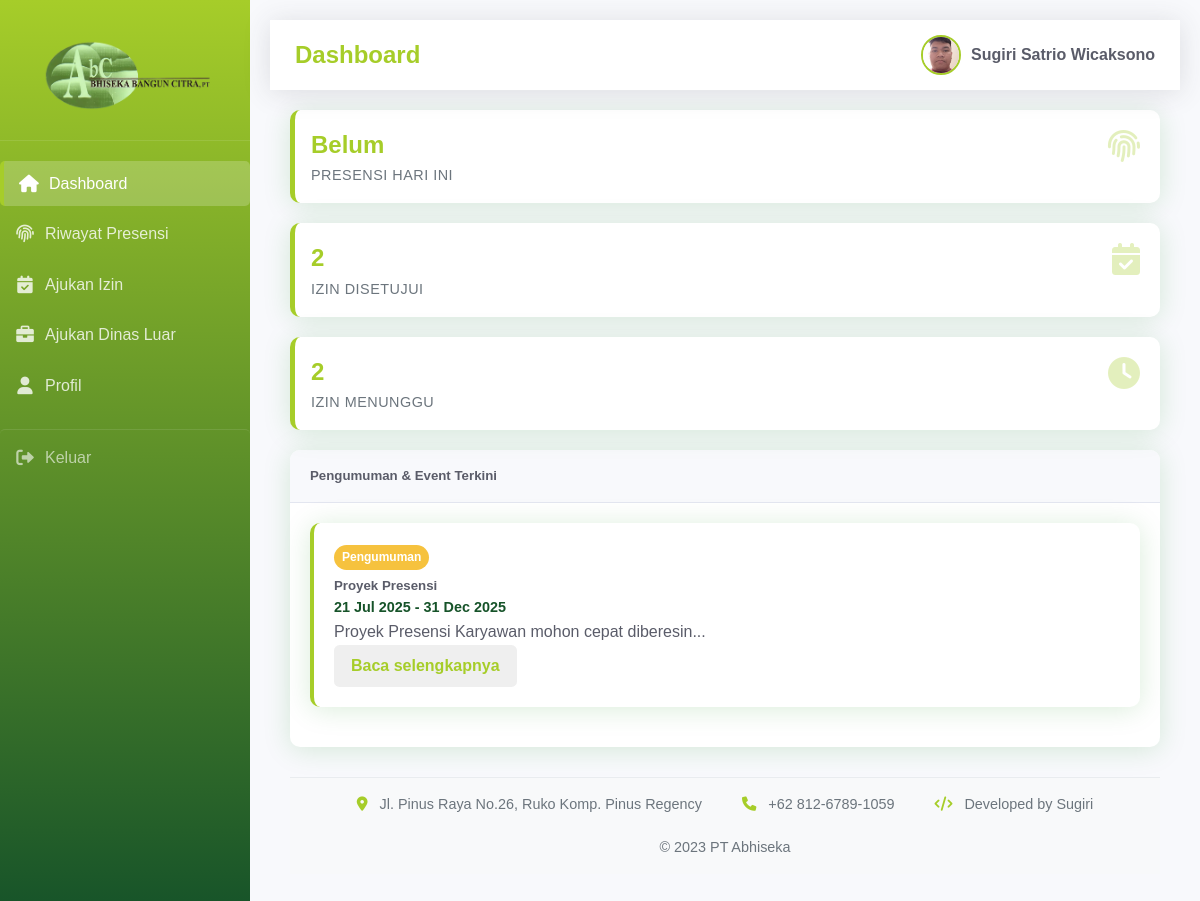
/frontend/dashboard.php (signed in), run on the app's committed database.
### tables this page shows
CREATE TABLE `pengguna` (
  `id_user` varchar(20) NOT NULL,
  `username` varchar(50) NOT NULL,
  `password` varchar(255) NOT NULL,
  `nama_lengkap` varchar(60) NOT NULL,
  `email` varchar(50) NOT NULL,
  `peran` enum('superadmin','admin','karyawan') NOT NULL DEFAULT 'karyawan',
  `uid` varchar(15) DEFAULT NULL,
  `foto_path` varchar(255) DEFAULT NULL,
  `data_wajah` text DEFAULT NULL COMMENT 'Data wajah untuk face recognition',
  `dibuat_pada` timestamp NOT NULL DEFAULT current_timestamp(),
  `diperbarui_pada` timestamp NOT NULL DEFAULT current_timestamp() ON UPDATE current_timestamp(),
  `status` enum('aktif','nonaktif') DEFAULT 'aktif',
  `verif` int(4) NOT NULL
);

CREATE TABLE `event` (
  `id_event` varchar(20) NOT NULL,
  `judul` varchar(50) NOT NULL,
  `deskripsi` text DEFAULT NULL,
  `tanggal_mulai` date NOT NULL,
  `tanggal_selesai` date NOT NULL,
  `jenis_event` enum('libur','acara','pengumuman') NOT NULL,
  `dibuat_oleh` varchar(20) NOT NULL,
  `dibuat_pada` timestamp NOT NULL DEFAULT current_timestamp()
);

### frontend/dashboard.php (the view, shortened to what this page needs)
<?php
require 'config.php';
$peran = $_SESSION['peran'];
$id_user = $_SESSION['id_user'];
$stmt = $pdo->prepare("SELECT * FROM pengguna WHERE id_user = ?");
$stmt->execute([$id_user]);
$user = $stmt->fetch(PDO::FETCH_ASSOC);
$stmt_events = $pdo->prepare("SELECT * FROM event
    WHERE tanggal_selesai >= CURDATE()
    ORDER BY tanggal_mulai DESC LIMIT 3");
$stmt_events->execute();
$events = $stmt_events->fetchAll();
$foto_path = !empty($user['foto_path']) ? $user['foto_path'] : '../images/default-profile.jpg';
?>
<!DOCTYPE html>
<html lang="id">
<head>
    <link rel="stylesheet" href="https://cdnjs.cloudflare.com/ajax/libs/font-awesome/6.0.0-beta3/css/all.min.css">
    <link rel="stylesheet" href="../css/style.css">
</head>
<body>
    <div class="dashboard-fluid">
        <div class="col-md-3 col-lg-2 sidebar">
            <div class="sidebar-header">
                <img src="../images/Abhiseka.png" alt="Logo Perusahaan" class="heading-image">
            </div>
            <nav class="sidebar-nav">
                <a href="dashboard.php" class="nav-link active">
                    <i class="fas fa-home"></i>
                    <span>Dashboard</span>
                </a>
                <?php if ($peran == 'karyawan'): ?>
                    <a href="presensi.php" class="nav-link">
                        <i class="fas fa-fingerprint"></i>
                        <span>Riwayat Presensi</span>
                    </a>
                    <a href="izin.php" class="nav-link">
                        <i class="fas fa-calendar-check"></i>
                        <span>Ajukan Izin</span>
                    </a>
                    <a href="dinas_luar.php" class="nav-link">
                        <i class="fas fa-briefcase"></i>
                        <span>Ajukan Dinas Luar</span>
                    </a>
                <?php endif; ?>
                <a href="profil.php" class="nav-link">
                    <i class="fas fa-user"></i>
                    <span>Profil</span>
                </a>
                <a href="logout.php" class="nav-link logout-btn">
                    <i class="fas fa-sign-out-alt"></i>
                    <span>Keluar</span>
                </a>
            </nav>
        </div>
        <div class="main-content">
            <nav class="navbar">
                <div class="navbar-title">Dashboard</div>
                <div class="navbar-user">
                    <img src="<?= $foto_path ?>" alt="User" class="rounded-circle me-2" width="40" height="40">
                    <span><?php echo $_SESSION['nama_lengkap']; ?></span>
                </div>
            </nav>
            <div class="content-wrapper">
                <div class="row">
                    <?php if ($peran == 'karyawan'): ?>
                        <div class="col-md-4">
                            <div class="card stat-card">
                                <div class="card-body">
                                    <h5 class="stat-value">
                                        <?php
                                        $stmt = $pdo->prepare("SELECT COUNT(*) FROM presensi
                                            WHERE id_user = ? AND tanggal_presensi = CURDATE()");
                                        $stmt->execute([$id_user]);
                                        echo $stmt->fetchColumn() > 0 ? 'Sudah' : 'Belum';
                                        ?>
                                    </h5>
                                    <p class="stat-label">Presensi Hari Ini</p>
                                    <i class="fas fa-fingerprint icon"></i>
                                </div>
                            </div>
                        </div>
                        <div class="col-md-4">
                            <div class="card stat-card">
                                <div class="card-body">
                                    <h5 class="stat-value">
                                        <?php
                                        $stmt = $pdo->prepare("SELECT COUNT(*) FROM izin
                                            WHERE id_user = ? AND status = 'disetujui'");
                                        $stmt->execute([$id_user]);
                                        echo $stmt->fetchColumn();
                                        ?>
                                    </h5>
                                    <p class="stat-label">Izin Disetujui</p>
                                    <i class="fas fa-calendar-check icon"></i>
                                </div>
                            </div>
                        </div>
                    <?php endif; ?>
                    <div class="col-md-4">
                        <div class="card stat-card">
                            <div class="card-body">
                                <h5 class="stat-value">
                                    <?php
                                    $stmt = $pdo->prepare("SELECT COUNT(*) FROM izin WHERE status = 'menunggu'");
                                    $stmt->execute();
                                    echo $stmt->fetchColumn();
                                    ?>
                                </h5>
                                <p class="stat-label">Izin Menunggu</p>
                                <i class="fas fa-clock icon"></i>
                            </div>
                        </div>
                    </div>
                </div>
<div class="row mt-4">
    <div class="col-md-6">
        <div class="card">
            <div class="card-header">
                <h5>Pengumuman & Event Terkini</h5>
            </div>
            <div class="card-body">
                <?php if (count($events) > 0): ?>
                    <div class="row">
                        <?php foreach ($events as $event): ?>
                            <div class="col-md-12 mb-3">
                                <div class="card event-card">
                                    <div class="card-body">
                                        <span class="event-type <?php echo $event['jenis_event']; ?>">
                                            <?php echo ucfirst($event['jenis_event']); ?>
                                        </span>
                                        <h5><?php echo htmlspecialchars($event['judul']); ?></h5>
                                        <p class="event-date">
                                            <?php
                                            echo date('d M Y', strtotime($event['tanggal_mulai']));
                                            if ($event['tanggal_mulai'] != $event['tanggal_selesai']) {
                                                echo ' - ' . date('d M Y', strtotime($event['tanggal_selesai']));
                                            }
                                            ?>
                                        </p>
                                        <p><?php echo nl2br(htmlspecialchars(substr($event['deskripsi'], 0, 100))); ?>...</p>
                                        <button class="btn btn-link text-primary p-0" data-bs-toggle="modal" data-bs-target="#eventModal<?php echo $event['id_event']; ?>">
                                            Baca selengkapnya
                                        </button>
                                    </div>
                                </div>
                            </div>
                        <?php endforeach; ?>
                    </div>
                <?php else: ?>
                    <p class="text-muted">Tidak ada pengumuman atau event terkini.</p>
                <?php endif; ?>
            </div>
        </div>
    </div>
<footer class="flat-footer">
    <div class="footer-content">
        <div class="footer-section">
            <p><i class="fas fa-map-marker-alt"></i> Jl. Pinus Raya No.26, Ruko Komp. Pinus Regency
 </p>
        </div>
        <div class="footer-section">
            <p><i class="fas fa-phone"></i> +62 812-6789-1059</p>
        </div>
        <div class="footer-section">
            <p><i class="fas fa-code"></i> Developed by Sugiri</p>
        </div>
        <div class="footer-section">
            <p>&copy; 2023 PT Abhiseka</p>
        </div>
    </div>
</footer>

### css/style.css (style rules this page uses)
:root { --primary-color: #a6cd29; --primary-dark: #165329; --secondary-color: #f8f9fc; --success-color: #165329; --danger-color: #e74a3b; --warning-color: #f6c23e; --info-color: #a6cd29; --dark-color: #5a5c69; --light-color: #f8f9fc; --border-color: #e3e6f0; }
* { margin: 0; padding: 0; box-sizing: border-box; }
body { font-family: 'Nunito', sans-serif; background-color: var(--secondary-color); color: var(--dark-color); line-height: 1.6; }
a { text-decoration: none; }
.main-content { margin-left: 250px; padding: 20px; transition: all 0.3s; min-height: 100vh; }
.content-wrapper { padding: 20px; }
.sidebar { background: linear-gradient(180deg, var(--primary-color) 0%, var(--primary-dark) 100%); width: 250px; min-height: 100vh; color: white; padding: 20px 0; position: fixed; height: 100%; transition: all 0.3s; }
.sidebar-header { padding: 20px; text-align: center; border-bottom: 1px solid rgba(255, 255, 255, 0.1); }
.sidebar-header img { max-width: 180px; height: auto; margin-bottom: 10px; }
.sidebar-nav { padding: 20px 0; }
.nav-link { display: flex; align-items: center; color: rgba(255, 255, 255, 0.8); margin-bottom: 5px; border-radius: 5px; padding: 10px 15px; transition: all 0.3s; }
.nav-link:hover, .nav-link.active { color: white; background-color: rgba(255, 255, 255, 0.1); }
.nav-link.active { background-color: rgba(255, 255, 255, 0.2); border-left: 4px solid var(--primary-color); }
.nav-link i { margin-right: 10px; width: 20px; text-align: center; font-size: 1.1rem; }
.logout-btn { color: rgba(255, 255, 255, 0.6) !important; margin-top: 20px; border-top: 1px solid rgba(255, 255, 255, 0.1); padding-top: 15px; }
.navbar { background: white; padding: 15px 25px; display: flex; justify-content: space-between; align-items: center; box-shadow: 0 0.15rem 1.75rem 0 rgba(58, 59, 69, 0.15); position: sticky; top: 0; z-index: 100; }
.navbar-title { font-size: 1.5rem; font-weight: 700; color: var(--primary-color); }
.navbar-user { display: flex; align-items: center; position: relative; }
.navbar-user img { width: 40px; height: 40px; border-radius: 50%; object-fit: cover; border: 2px solid var(--primary-color); transition: all 0.3s ease; }
.navbar-user span { margin-left: 10px; font-weight: 600; color: var(--dark-color); }
.card { background: white; border: none; border-radius: 10px; box-shadow: 0 0.15rem 1.75rem 0 rgba(5, 136, 7, 0.15); margin-bottom: 20px; transition: all 0.3s; }
.card-header { background-color: var(--secondary-color); border-bottom: 1px solid var(--border-color); padding: 15px 20px; font-weight: bold; border-radius: 10px 10px 0 0 !important; }
.card-body { padding: 20px; }
.event-card { height: 100%; display: flex; flex-direction: column; }
.event-card .card-body { flex: 1; }
.stat-card { border-left: 5px solid var(--primary-color); transition: transform 0.3s; position: relative; overflow: hidden; }
.stat-card .card-body { padding: 1rem; position: relative; }
.stat-card .icon { position: absolute; right: 20px; top: 20px; font-size: 2rem; opacity: 0.3; color: var(--primary-color); }
.stat-card .stat-value { font-size: 1.5rem; font-weight: 700; color: var(--primary-color); }
.stat-card .stat-label { color: #6c757d; font-size: 0.9rem; text-transform: uppercase; letter-spacing: 0.5px; }
.btn { display: inline-block; font-weight: 600; text-align: center; white-space: nowrap; vertical-align: middle; user-select: none; border: 1px solid transparent; padding: 0.5rem 1rem; font-size: 1rem; line-height: 1.5; border-radius: 0.35rem; transition: all 0.3s; cursor: pointer; }
.stat-label { color: #6c757d; font-size: 0.9rem; }
.text-primary { color: var(--primary-color) !important; }
.heading-image { max-width: 250px; height: auto; display: block; margin-left: auto; margin-right: auto; }
.flat-footer { background-color: #f8f9fa; border-top: 1px solid #e9ecef; padding: 15px 0; margin-top: 30px; }
.footer-content { display: flex; flex-wrap: wrap; justify-content: center; align-items: center; gap: 20px 40px; max-width: 1200px; margin: 0 auto; padding: 0 20px; font-size: 0.9rem; color: #6c757d; }
.footer-section { display: flex; align-items: center; }
.footer-section i { margin-right: 8px; color: var(--primary-color); }

### data on the page
pengguna: foto_path (picture)
event: jenis_event "Pengumuman", judul "Proyek Presensi", tanggal_mulai "21 Jul 2025", tanggal_selesai "31 Dec 2025", deskripsi "Proyek Presensi Karyawan mohon cepat diberesin"

### other printed values
$_SESSION['nama_lengkap'] "Sugiri Satrio Wicaksono"
$stmt->fetchColumn() "2"
